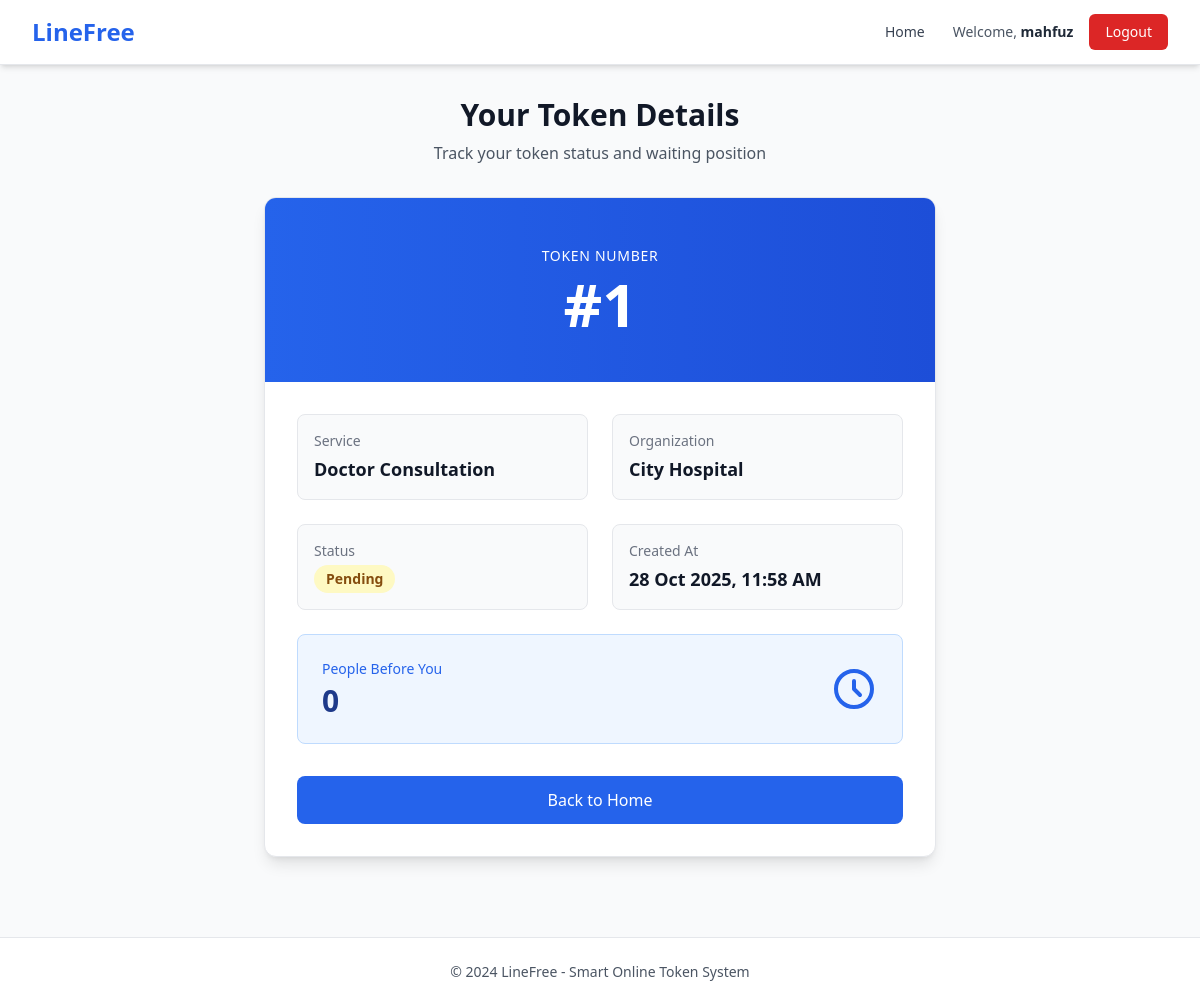
Before: /my-token/2/ (signed in) with the older database file.
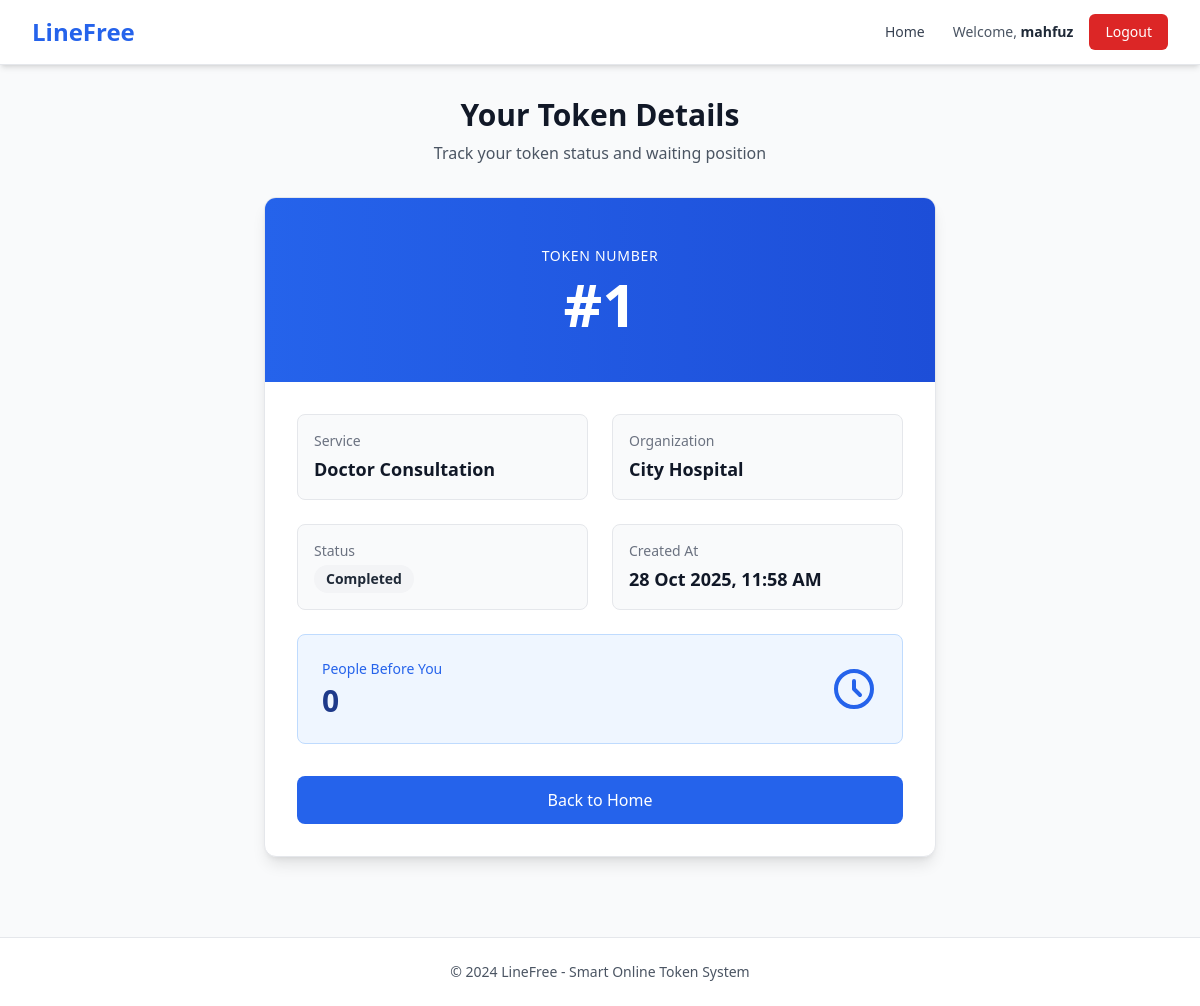
After: the same page with the newer database file.
### linefree/models.py (models this page shows, shortened)
class UserToken(models.Model):
    STATUS_CHOICES = [
        ("Pending", "Pending"),
        ("Serving", "Serving"),
        ("Completed", "Completed"),
    ]
    user = models.ForeignKey(User, on_delete=models.CASCADE, null=True, blank=True)
    service_type = models.ForeignKey(Service, on_delete=models.CASCADE)
    organization = models.ForeignKey(Organization, on_delete=models.CASCADE)
    token_number = models.PositiveIntegerField()
    status = models.CharField(max_length=20, choices=STATUS_CHOICES, default="Pending")
    created_at = models.DateTimeField(auto_now_add=True)

class Service(models.Model):
    organization = models.ForeignKey(Organization, on_delete=models.CASCADE, related_name="services")
    name = models.CharField(max_length=100)
    start_time = models.TimeField()
    end_time = models.TimeField()
    class Meta:
        unique_together = ['organization', 'name']  # Prevent duplicate service names within same organization

class Organization(models.Model):
    ORG_TYPES = [
        ("Hospital", "Hospital"),
        ("Bank", "Bank"),
        ("Other", "Other"),
    ]
    name = models.CharField(max_length=100)
    org_type = models.CharField(max_length=20, choices=ORG_TYPES)

### linefree/views.py (the view)
# urls.py: path('my-token/<int:token_id>/', views.my_token, name='my_token'),
@login_required
def my_token(request, token_id):
    token = get_object_or_404(UserToken, id=token_id)
    waiting_count = UserToken.objects.filter(
        service_type=token.service_type,
        organization=token.organization,
        status="Pending",
        created_at__lt=token.created_at
    ).count()
    return render(request, "my_token.html", {"token": token, "waiting_count": waiting_count})

### linefree/templates/my_token.html
{% extends 'base.html' %}
{% block content %}
<div class="max-w-2xl mx-auto">
    <div class="text-center mb-8">
        <h1 class="text-3xl font-bold text-gray-900 mb-2">Your Token Details</h1>
        <p class="text-gray-600">Track your token status and waiting position</p>
    </div>
    <div class="bg-white rounded-xl shadow-lg border border-gray-200 overflow-hidden">
        <div class="bg-gradient-to-r from-blue-600 to-blue-700 px-8 py-12 text-center">
            <p class="text-white text-sm font-medium mb-2 uppercase tracking-wider">Token Number</p>
            <h2 class="text-6xl font-bold text-white">#{{ token.token_number }}</h2>
        </div>
        <div class="p-8 space-y-6">
            <div class="grid md:grid-cols-2 gap-6">
                <div class="bg-gray-50 p-4 rounded-lg border border-gray-200">
                    <p class="text-sm font-medium text-gray-500 mb-1">Service</p>
                    <p class="text-lg font-semibold text-gray-900">{{ token.service_type.name }}</p>
                </div>
                <div class="bg-gray-50 p-4 rounded-lg border border-gray-200">
                    <p class="text-sm font-medium text-gray-500 mb-1">Organization</p>
                    <p class="text-lg font-semibold text-gray-900">{{ token.organization.name }}</p>
                </div>
            </div>
            <div class="grid md:grid-cols-2 gap-6">
                <div class="bg-gray-50 p-4 rounded-lg border border-gray-200">
                    <p class="text-sm font-medium text-gray-500 mb-1">Status</p>
                    <span class="inline-flex px-3 py-1 text-sm font-semibold rounded-full
                        {% if token.status == 'Pending' %}bg-yellow-100 text-yellow-800
                        {% elif token.status == 'Serving' %}bg-green-100 text-green-800
                        {% elif token.status == 'Completed' %}bg-gray-100 text-gray-800
                        {% endif %}">
                        {{ token.status }}
                    </span>
                </div>
                <div class="bg-gray-50 p-4 rounded-lg border border-gray-200">
                    <p class="text-sm font-medium text-gray-500 mb-1">Created At</p>
                    <p class="text-lg font-semibold text-gray-900">{{ token.created_at|date:"d M Y, h:i A" }}</p>
                </div>
            </div>
            <div class="bg-blue-50 p-6 rounded-lg border border-blue-200">
                <div class="flex items-center justify-between">
                    <div>
                        <p class="text-sm font-medium text-blue-600 mb-1">People Before You</p>
                        <p class="text-3xl font-bold text-blue-900">{{ waiting_count }}</p>
                    </div>
                    <div class="text-blue-600">
                        <svg class="w-12 h-12" fill="none" stroke="currentColor" viewBox="0 0 24 24">
                            <path stroke-linecap="round" stroke-linejoin="round" stroke-width="2" d="M12 8v4l3 3m6-3a9 9 0 11-18 0 9 9 0 0118 0z"></path>
                        </svg>
                    </div>
                </div>
            </div>
        </div>
        <div class="px-8 pb-8">
            <a href="{% url 'home' %}"
               class="block w-full text-center bg-blue-600 hover:bg-blue-700 text-white font-medium py-3 px-6 rounded-lg transition-colors">
                Back to Home
            </a>
        </div>
    </div>
</div>
{% endblock %}

Changed rows visible on the page:
changed UserToken "Doctor Consultation": status "Pending" → "Completed"
